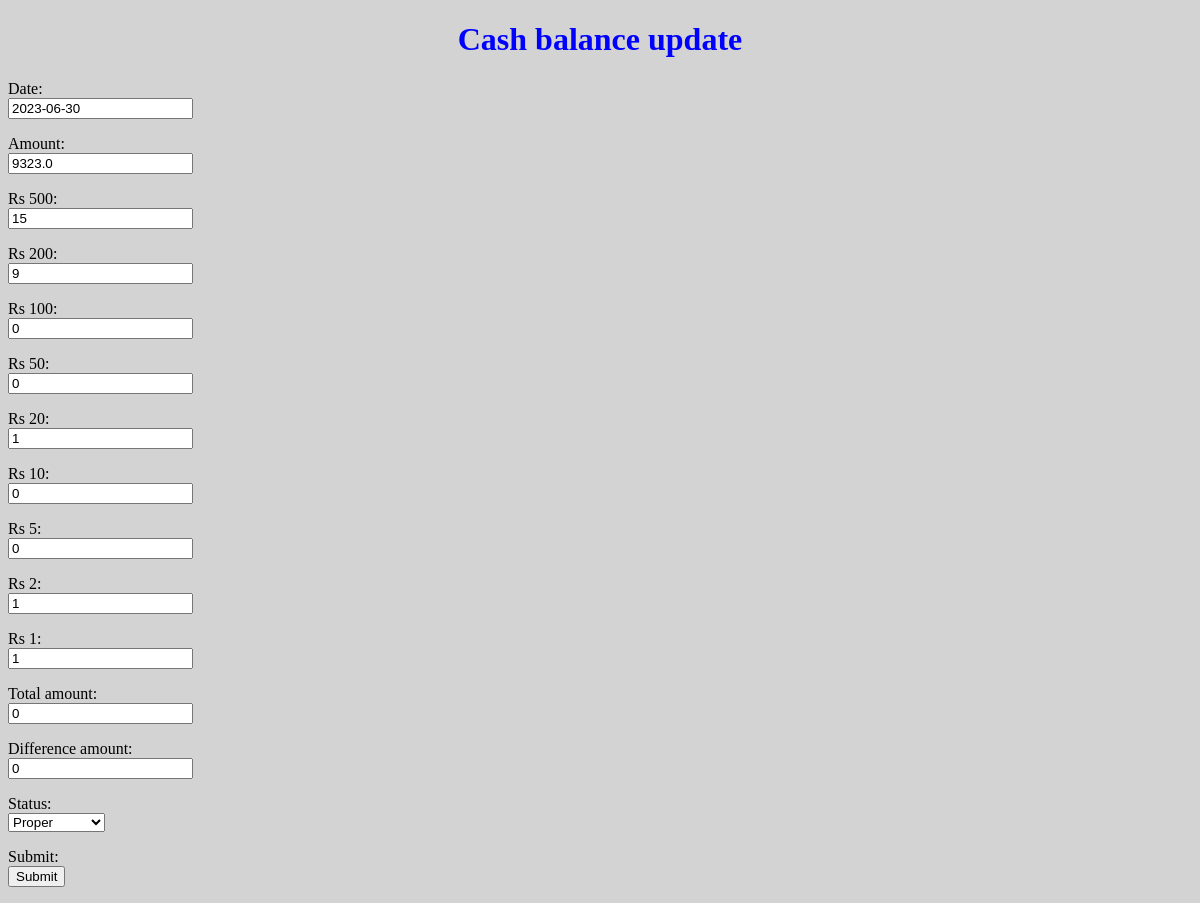
The page /balanceUpdate/3/2023-06-30 on the database as committed earlier.
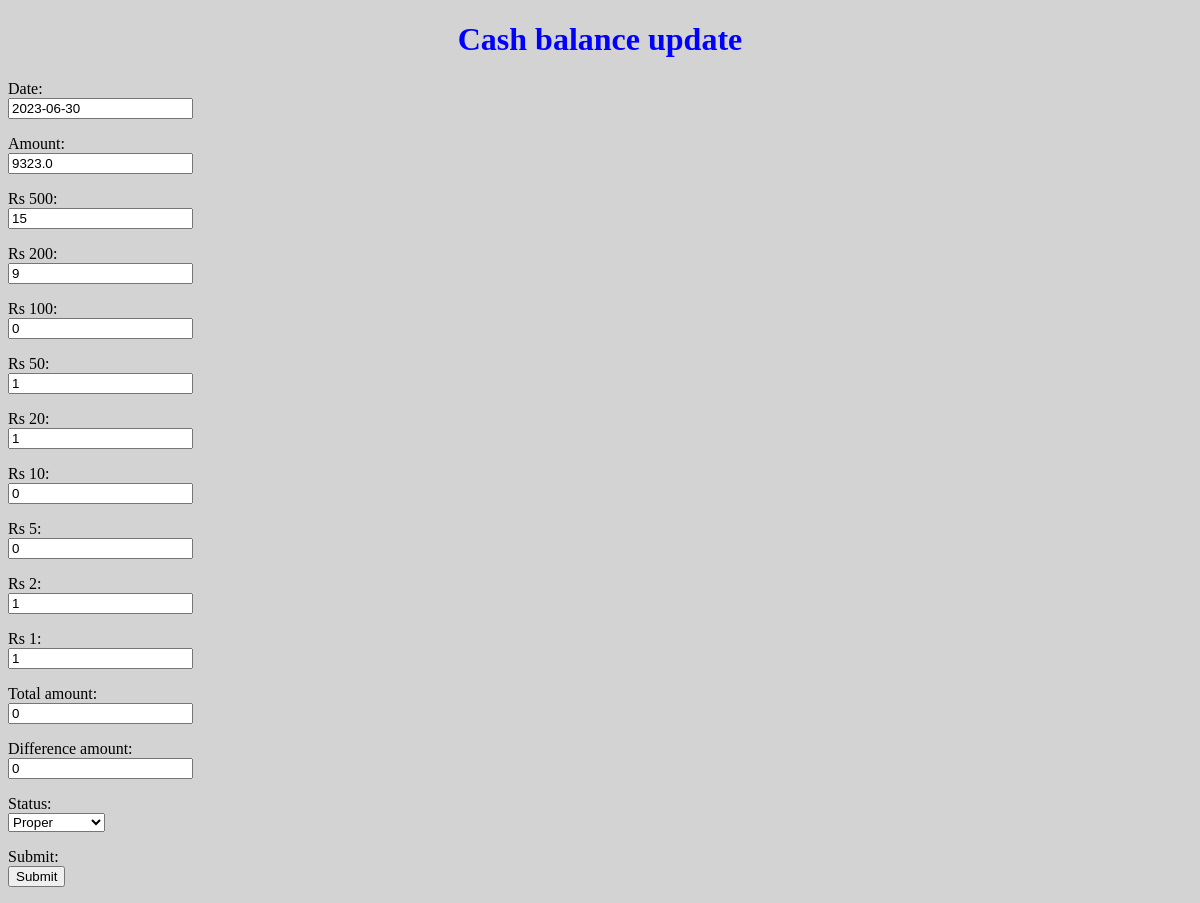
The same page on the database as committed later.
### account_entry/models.py (models this page shows)
class balance_sheet(models.Model):
    date = models.DateField()
    amount = models.DecimalField(max_digits=10, decimal_places=2)
    rs500 = models.IntegerField()
    rs200 = models.IntegerField()
    rs100 = models.IntegerField()
    rs50 = models.IntegerField()
    rs20 = models.IntegerField()
    rs10 = models.IntegerField()
    rs5 = models.IntegerField()
    rs2 = models.IntegerField()
    rs1 = models.IntegerField()
    total_amount = models.DecimalField(max_digits=10, decimal_places=2, null=True)
    balance_amount = models.DecimalField(max_digits=10, decimal_places=2, null=True)
    status = models.CharField(max_length=50, blank=True)

### account_entry/views.py (the view)
# urls.py: path('balanceUpdate/<int:id>/<str:date>', views.balanceUpdate_page),
def balanceUpdate_page(request, id, date):
    balance_update = balance_sheet.objects.get(id=id)
    cash_credit = account_database.objects.filter(date__range=("2023-06-10", date), credit_debit="credit", account="Cash").aggregate(cash_c=Sum('amount'))
    cash_debit = account_database.objects.filter(date__range=("2023-06-10", date), credit_debit="debit", account="Cash").aggregate(cash_d=Sum('amount'))
    cash_total_balance = {"cash1": cash_credit["cash_c"], "cash2": cash_debit["cash_d"]}
    if cash_total_balance["cash1"] == None:
        xx = float(0)
    else:
        xx = float(cash_total_balance["cash1"])
    if cash_total_balance["cash2"] == None:
        yy = float(0)
    else:
        yy = float(cash_total_balance["cash2"])
    cash_balance = xx - yy
    context = {"bal_update": balance_update, "bal_date": date, "amount": cash_balance}
    return render(request, "cash_balance_check_update.html", context)

### account_entry/templates/cash_balance_check_update.html (shortened to what this page needs)
<!DOCTYPE html>
<html>
<head>
{% load static %}
<link rel="stylesheet" href="{% static 'mystyle.css' %}">
</head>
<body>
<h1>Cash balance update</h1>
<form action="/update_balance_check/{{ bal_update.id }}" method="post">
<p>Date: <br/><input type="text" name="date" value="{{ bal_date }}" readonly autofocus></p>
<p>Amount: <br/><input type="text" name="amount" value="{{ amount }}" readonly></p>
<p>Rs 500: <br/><input id='rs500' type="number" name="rs500" value="{{ bal_update.rs500 }}" placeholder="500"></p>
<p>Rs 200: <br/><input id='rs200' type="number" name="rs200" value="{{ bal_update.rs200 }}" placeholder="200"></p>
<p>Rs 100: <br/><input id='rs100' type="number" name="rs100" value="{{ bal_update.rs100 }}" placeholder="100"></p>
<p>Rs 50: <br/><input id='rs50' type="number" name="rs50" value="{{ bal_update.rs50 }}" placeholder="50"></p>
<p>Rs 20: <br/><input id='rs20' type="number" name="rs20" value="{{ bal_update.rs20 }}" placeholder="20"></p>
<p>Rs 10: <br/><input id='rs10' type="number" name="rs10" value="{{ bal_update.rs10 }}" placeholder="10"></p>
<p>Rs 5: <br/><input id='rs5' type="number" name="rs5" value="{{ bal_update.rs5 }}" placeholder="5"></p>
<p>Rs 2: <br/><input id='rs2' type="number" name="rs2" value="{{ bal_update.rs2 }}" placeholder="2"></p>
<p>Rs 1: <br/><input id='rs1' type="number" name="rs1" value="{{ bal_update.rs1 }}" placeholder="1"></p>
<p>Total amount: <br/><input id='total_amount' type="text" name="total_amount" value=0 placeholder="Total amount:" readonly></p>
<p>Difference amount: <br/><input id='difference_amount' type="text" name="balance_amount" value=0 placeholder="Difference amount:" readonly></p>
<p>Status: <br/><select name="status">
<option value="Proper">Proper</option>
</select></p>
<p>Submit:<br/><input type="submit" value="Submit"></p>
</form>
</body>
</html>

Rows that differ between the two databases and show on the page:
changed balance_sheet: rs50 "0" → "1"
